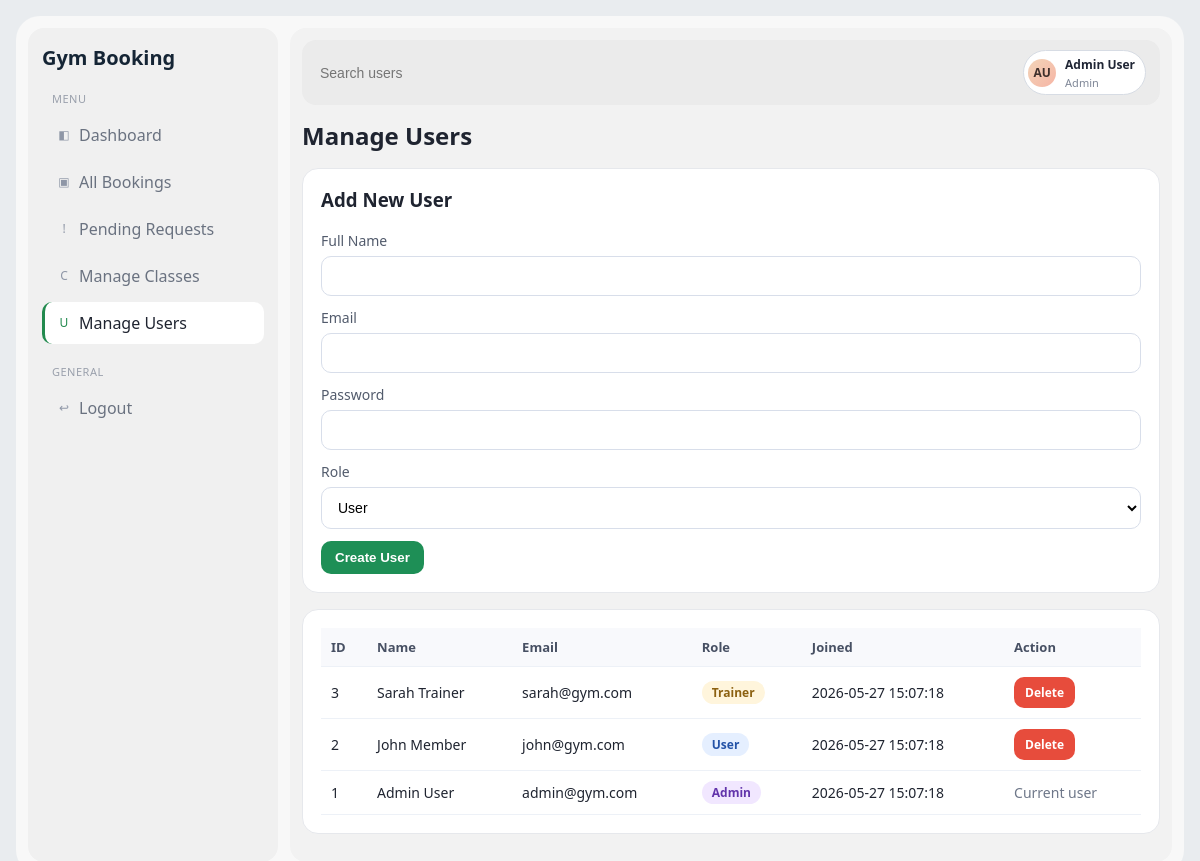
The app's page /pages/manage_users.php (signed in) with its own data.
### tables this page shows
CREATE TABLE `users` (
  `id` int(11) NOT NULL,
  `name` varchar(100) NOT NULL,
  `email` varchar(100) NOT NULL,
  `password` varchar(255) NOT NULL,
  `role` enum('user','trainer','admin') DEFAULT 'user',
  `created_at` timestamp NOT NULL DEFAULT current_timestamp()
);

### includes/auth.php (called while the page is built, shortened)
<?php
function roleBadgeClass(string $role): string {
    return match ($role) {
        'admin' => 'badge-admin',
        'trainer' => 'badge-trainer',
        default => 'badge-user'
    };
}
function userInitials(string $name): string {
    $parts = preg_split('/\s+/', trim($name));
    $first = strtoupper(substr($parts[0], 0, 1));
    $second = isset($parts[1]) ? strtoupper(substr($parts[1], 0, 1)) : strtoupper(substr($parts[0], 1, 1));
    return trim($first . $second) ?: 'GU';
}
?>

### pages/manage_users.php (the view, shortened to what this page needs)
<?php
require '../includes/auth.php';
$pdo = getDB();
$initials = userInitials($_SESSION['user_name'] ?? 'Gym User');
$users = $pdo->query("SELECT id, name, email, role, created_at FROM users ORDER BY id DESC")->fetchAll();
?>
<!DOCTYPE html>
<html>
<head>
    <link rel="stylesheet" href="../style.css">
</head>
<body>
<div class="layout">
    <aside class="sidebar">
        <div class="brand">Gym Booking</div>
        <div class="menu-section">Menu</div>
        <a class="menu-link" data-icon="◧" href="dashboard.php">Dashboard</a>
        <a class="menu-link" data-icon="▣" href="bookings.php">All Bookings</a>
        <a class="menu-link" data-icon="!" href="pending_bookings.php">Pending Requests</a>
        <a class="menu-link" data-icon="C" href="manage_classes.php">Manage Classes</a>
        <a class="menu-link active" data-icon="U" href="manage_users.php">Manage Users</a>
        <div class="menu-section">General</div>
        <a class="menu-link" data-icon="↩" href="../logout.php">Logout</a>
    </aside>
    <main class="content">
        <div class="searchbar">
            <input class="search-input" type="text" placeholder="Search users" />
            <div class="top-actions">
                <span class="profile-chip">
                    <span class="avatar"><?= htmlspecialchars($initials) ?></span>
                    <span class="profile-meta">
                        <span class="profile-name"><?= htmlspecialchars($_SESSION['user_name']) ?></span><br>
                        <span class="profile-role">Admin</span>
                    </span>
                </span>
            </div>
        </div>
        <div class="topbar"><h2>Manage Users</h2></div>
        <div class="panel">
            <h3 style="margin-top:0">Add New User</h3>
            <form method="POST">
                <label>Full Name</label>
                <input type="text" name="name" required>
                <label>Email</label>
                <input type="email" name="email" required>
                <label>Password</label>
                <input type="password" name="password" required minlength="6">
                <label>Role</label>
                <select name="role" required>
                    <option value="user">User</option>
                </select>
                <button class="btn btn-primary" type="submit">Create User</button>
            </form>
        </div>
        <div class="panel">
            <table>
                <tr><th>ID</th><th>Name</th><th>Email</th><th>Role</th><th>Joined</th><th>Action</th></tr>
                <?php foreach ($users as $u): ?>
                <tr>
                    <td><?= $u['id'] ?></td>
                    <td><?= htmlspecialchars($u['name']) ?></td>
                    <td><?= htmlspecialchars($u['email']) ?></td>
                    <td><span class="badge <?= roleBadgeClass($u['role']) ?>"><?= ucfirst($u['role']) ?></span></td>
                    <td><?= htmlspecialchars($u['created_at']) ?></td>
                    <td>
                        <?php if ((int)$u['id'] === (int)$_SESSION['user_id']): ?>
                            <span class="subtle">Current user</span>
                        <?php else: ?>
                            <a class="btn btn-danger btn-sm" href="manage_users.php?delete=<?= $u['id'] ?>" onclick="return confirm('Delete this user?')">Delete</a>
                        <?php endif; ?>
                    </td>
                </tr>
                <?php endforeach; ?>
            </table>
        </div>
    </main>
</div>
</body>
</html>

### style.css (style rules this page uses)
* { box-sizing: border-box; }
body { margin: 0; font-family: "Segoe UI", Arial, sans-serif; background: #e9ecef; color: #1f2430; }
a { color: inherit; text-decoration: none; }
.layout { min-height: calc(100vh - 32px); display: flex; background: #f8f8f8; margin: 16px; border-radius: 24px; padding: 12px; gap: 12px; }
.sidebar { width: 250px; background: #f0f0f0; color: #68707f; padding: 16px 14px; border-radius: 16px; }
.brand { color: #152535; font-size: 20px; font-weight: 700; margin-bottom: 18px; }
.menu-section { margin: 20px 10px 8px; font-size: 11px; color: #9aa0ac; letter-spacing: 0.5px; text-transform: uppercase; }
.menu-link { display: flex; align-items: center; gap: 8px; padding: 10px 12px; border-radius: 10px; margin-bottom: 5px; color: #6a7280; border-left: 3px solid transparent; }
.menu-link:hover, .menu-link.active { background: #ffffff; color: #1f2430; border-left-color: #228a4e; }
.menu-link::before { content: attr(data-icon); width: 14px; height: 14px; border-radius: 4px; color: #8e96a6; font-size: 12px; line-height: 14px; text-align: center; }
.menu-link.active::before { color: #228a4e; }
.content { flex: 1; padding: 12px; background: #f2f2f2; border-radius: 16px; }
.searchbar { background: #ebebeb; border-radius: 14px; padding: 10px 14px; display: flex; justify-content: space-between; align-items: center; margin-bottom: 14px; }
.search-input { flex: 1; margin: 0; border: none; background: transparent; box-shadow: none; padding: 6px 4px; }
.top-actions { display: flex; gap: 10px; align-items: center; }
.profile-chip { display: flex; align-items: center; gap: 9px; background: #fff; border: 1px solid #d7dce4; border-radius: 999px; padding: 4px 10px 4px 4px; }
.avatar { width: 28px; height: 28px; border-radius: 50%; background: linear-gradient(135deg, #f2d4b8, #f6b5a5); color: #3e2f2b; font-size: 12px; font-weight: 700; display: inline-flex; align-items: center; justify-content: center; }
.profile-meta { line-height: 1.1; }
.profile-name { font-size: 12px; font-weight: 600; color: #202635; }
.profile-role { font-size: 11px; color: #7f8797; }
.topbar { display: flex; justify-content: space-between; align-items: center; margin-bottom: 16px; }
.topbar h2 { margin: 0; }
.subtle { color: #6e7789; margin: 4px 0 0; }
.panel { background: #ffffff; border-radius: 16px; padding: 18px; border: 1px solid #e6e8ec; margin-bottom: 16px; }
label { display: block; margin-bottom: 6px; font-size: 14px; color: #525b6c; }
input, select { width: 100%; padding: 11px 12px; border: 1px solid #d8deea; border-radius: 10px; margin-bottom: 12px; font-size: 14px; background: #fff; }
.btn { border: none; border-radius: 10px; padding: 9px 14px; font-weight: 600; cursor: pointer; display: inline-block; }
.btn-primary { background: #1e8f56; color: #fff; }
.btn-danger { background: #e74c3c; color: #fff; }
.btn-sm { font-size: 12px; padding: 7px 11px; }
table { width: 100%; border-collapse: collapse; }
th, td { text-align: left; padding: 10px; border-bottom: 1px solid #edf1f7; font-size: 14px; }
th { color: #475063; font-size: 13px; background: #f8f9fc; }
.badge { display: inline-block; border-radius: 999px; padding: 3px 10px; font-size: 12px; font-weight: 600; }
.badge-user { background: #e5efff; color: #2453a7; }
.badge-trainer { background: #fff5dc; color: #8c6111; }
.badge-admin { background: #f1e7ff; color: #6234ab; }

### records on screen
users: id "3", name "Sarah Trainer", email "sarah@gym.com", role "Trainer", created_at "2026-05-27 15:07:18"
users: id "2", name "John Member", email "john@gym.com", role "User", created_at "2026-05-27 15:07:18"
users: id "1", name "Admin User", email "admin@gym.com", role "Admin", created_at "2026-05-27 15:07:18", shows "Current user"

### other values on screen
$initials "AU"
$_SESSION['user_name'] "Admin User"
